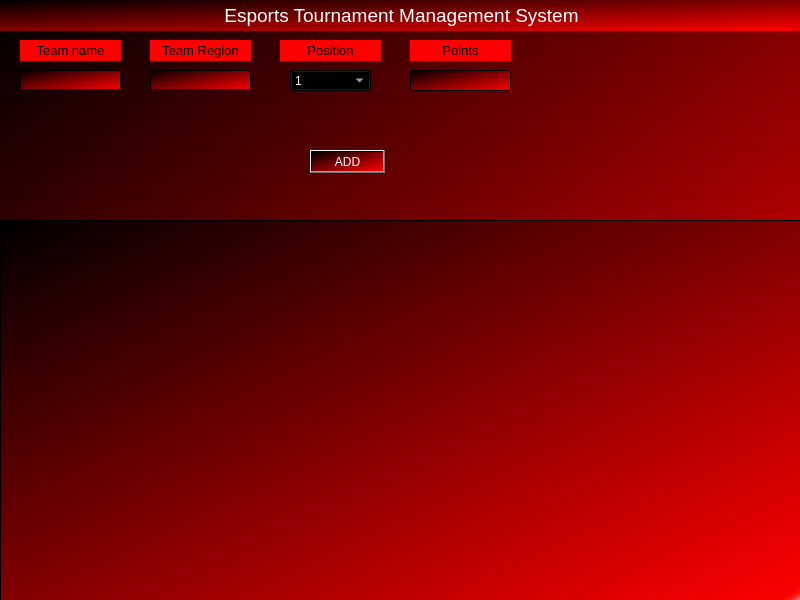
<?xml version="1.0" encoding="UTF-8"?>
<ui version="4.0">
 <class>EsportsTourManagementSystem</class>
 <widget class="QMainWindow" name="EsportsTourManagementSystem">
  <property name="geometry">
   <rect>
    <x>0</x>
    <y>0</y>
    <width>800</width>
    <height>600</height>
   </rect>
  </property>
  <property name="windowTitle">
   <string>MainWindow</string>
  </property>
  <property name="styleSheet">
   <string notr="true">background-color: qlineargradient(spread:reflect, x1:0, y1:0, x2:1, y2:1, stop:0 rgba(0, 0, 0, 255), stop:0.977273 rgba(250, 0, 0, 255), stop:1 rgba(0, 0, 0, 0));</string>
  </property>
  <widget class="QWidget" name="centralwidget">
   <widget class="QLabel" name="Header">
    <property name="geometry">
     <rect>
      <x>-4</x>
      <y>0</y>
      <width>811</width>
      <height>31</height>
     </rect>
    </property>
    <property name="font">
     <font>
      <pointsize>14</pointsize>
     </font>
    </property>
    <property name="styleSheet">
     <string notr="true">background-color: qlineargradient(spread:reflect, x1:0, y1:0, x2:1, y2:1, stop:0 rgba(0, 0, 0, 255), stop:0.977273 rgba(250, 0, 0, 255), stop:1 rgba(0, 0, 0, 0));
color: rgb(255, 255, 255);</string>
    </property>
    <property name="text">
     <string>Esports Tournament Management System</string>
    </property>
    <property name="alignment">
     <set>Qt::AlignCenter</set>
    </property>
   </widget>
   <widget class="QLineEdit" name="teamname">
    <property name="geometry">
     <rect>
      <x>20</x>
      <y>70</y>
      <width>101</width>
      <height>20</height>
     </rect>
    </property>
    <property name="styleSheet">
     <string notr="true">color: rgb(255, 255, 255);</string>
    </property>
   </widget>
   <widget class="QLineEdit" name="teamregion">
    <property name="geometry">
     <rect>
      <x>150</x>
      <y>70</y>
      <width>101</width>
      <height>20</height>
     </rect>
    </property>
    <property name="styleSheet">
     <string notr="true">color: rgb(255, 255, 255);</string>
    </property>
   </widget>
   <widget class="QComboBox" name="position">
    <property name="geometry">
     <rect>
      <x>290</x>
      <y>70</y>
      <width>81</width>
      <height>21</height>
     </rect>
    </property>
    <property name="styleSheet">
     <string notr="true">color: rgb(255, 255, 255);</string>
    </property>
    <item>
     <property name="text">
      <string>1</string>
     </property>
    </item>
    <item>
     <property name="text">
      <string>2</string>
     </property>
    </item>
    <item>
     <property name="text">
      <string>3</string>
     </property>
    </item>
    <item>
     <property name="text">
      <string>4</string>
     </property>
    </item>
    <item>
     <property name="text">
      <string>5</string>
     </property>
    </item>
    <item>
     <property name="text">
      <string>7</string>
     </property>
    </item>
    <item>
     <property name="text">
      <string>8</string>
     </property>
    </item>
    <item>
     <property name="text">
      <string>9</string>
     </property>
    </item>
    <item>
     <property name="text">
      <string>10</string>
     </property>
    </item>
    <item>
     <property name="text">
      <string>Desqualify</string>
     </property>
    </item>
   </widget>
   <widget class="QLineEdit" name="points">
    <property name="geometry">
     <rect>
      <x>410</x>
      <y>70</y>
      <width>101</width>
      <height>21</height>
     </rect>
    </property>
    <property name="styleSheet">
     <string notr="true">color: rgb(255, 255, 255);</string>
    </property>
   </widget>
   <widget class="QLabel" name="tmnamelabel">
    <property name="geometry">
     <rect>
      <x>20</x>
      <y>40</y>
      <width>101</width>
      <height>21</height>
     </rect>
    </property>
    <property name="font">
     <font>
      <pointsize>10</pointsize>
     </font>
    </property>
    <property name="styleSheet">
     <string notr="true">background-color: rgb(255, 0, 0);</string>
    </property>
    <property name="text">
     <string>Team name</string>
    </property>
    <property name="alignment">
     <set>Qt::AlignCenter</set>
    </property>
   </widget>
   <widget class="QLabel" name="teamregionlabel">
    <property name="geometry">
     <rect>
      <x>150</x>
      <y>40</y>
      <width>101</width>
      <height>21</height>
     </rect>
    </property>
    <property name="font">
     <font>
      <pointsize>10</pointsize>
     </font>
    </property>
    <property name="styleSheet">
     <string notr="true">background-color: rgb(255, 0, 0);</string>
    </property>
    <property name="text">
     <string>Team Region</string>
    </property>
    <property name="alignment">
     <set>Qt::AlignCenter</set>
    </property>
   </widget>
   <widget class="QLabel" name="poslabel">
    <property name="geometry">
     <rect>
      <x>280</x>
      <y>40</y>
      <width>101</width>
      <height>21</height>
     </rect>
    </property>
    <property name="font">
     <font>
      <pointsize>10</pointsize>
     </font>
    </property>
    <property name="styleSheet">
     <string notr="true">background-color: rgb(255, 0, 0);</string>
    </property>
    <property name="text">
     <string>Position</string>
    </property>
    <property name="alignment">
     <set>Qt::AlignCenter</set>
    </property>
   </widget>
   <widget class="QLabel" name="pntlabel">
    <property name="geometry">
     <rect>
      <x>410</x>
      <y>40</y>
      <width>101</width>
      <height>21</height>
     </rect>
    </property>
    <property name="font">
     <font>
      <pointsize>10</pointsize>
     </font>
    </property>
    <property name="styleSheet">
     <string notr="true">background-color: rgb(255, 0, 0);</string>
    </property>
    <property name="text">
     <string>Points</string>
    </property>
    <property name="alignment">
     <set>Qt::AlignCenter</set>
    </property>
   </widget>
   <widget class="QListWidget" name="TeamsInfo">
    <property name="geometry">
     <rect>
      <x>0</x>
      <y>220</y>
      <width>801</width>
      <height>381</height>
     </rect>
    </property>
    <property name="styleSheet">
     <string notr="true">color: rgb(255, 255, 255);</string>
    </property>
   </widget>
   <widget class="QPushButton" name="pushButton">
    <property name="geometry">
     <rect>
      <x>310</x>
      <y>150</y>
      <width>75</width>
      <height>23</height>
     </rect>
    </property>
    <property name="styleSheet">
     <string notr="true">background-color: qlineargradient(spread:reflect, x1:0, y1:0, x2:1, y2:1, stop:0 rgba(0, 0, 0, 255), stop:0.977273 rgba(250, 0, 0, 255), stop:1 rgba(0, 0, 0, 0));
color: rgb(255, 255, 255);</string>
    </property>
    <property name="text">
     <string>ADD</string>
    </property>
   </widget>
  </widget>
 </widget>
 <resources/>
 <connections/>
</ui>
